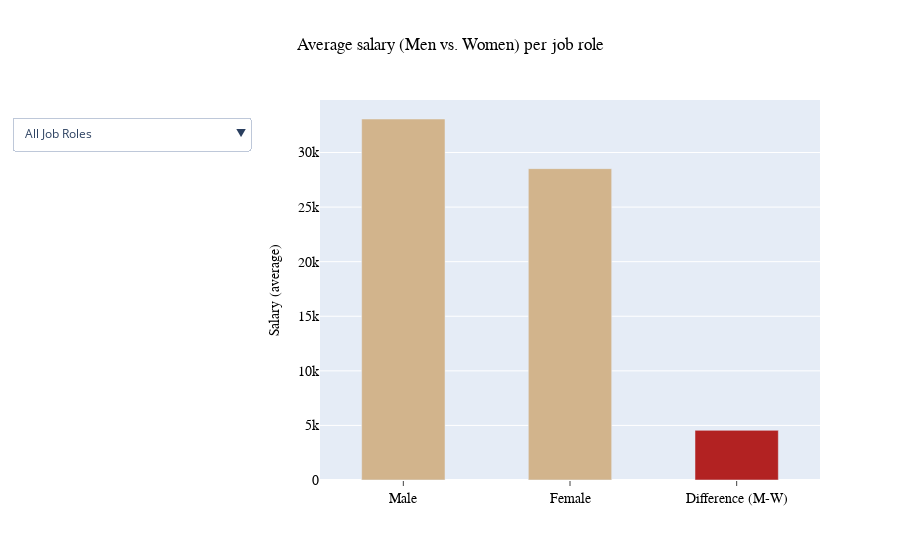

Notebook code for this chart:
### Code cell
# Create a bar plot of difference in salaries with dropdown menus over the job role

fig = go.Figure()

fig.add_trace(go.Bar(x=salary_gender.index, y=salary_gender.Average_Salary,
                    marker_color=['rgb(210,180,140)','rgb(210,180,140)','rgb(178,34,34)'], width=0.5))

fig.update_layout(title=dict(
    text='Average salary (Men vs. Women) per job role',
    x=0.5,
    font=dict(
        family='Arial',
        color='black')),
    yaxis=dict(
        title=dict(
            text='Salary (average)',
            font=dict(
                family='Arial',
                size=14,
                color='black')),
        tickfont=dict(
            family='Arial',
            color='black',
            size=14)),
    xaxis=dict(
        showticklabels=True,
        ticks='outside',
        tickfont=dict(
            family='Arial',
            color='black',
            size=14))
    )



buttons = []

# add buttons for the first series of bars (education level)

for level in salary_job.columns:
    buttons.append(dict(method='restyle',
                        label=level,
                        visible=True,
                        args=[{'y':[salary_job[level]],
                            'x':[salary_job.index],
                              'type':'bar'}, [0]]))

# Adjust dropdown placement
updatemenus = list([
    dict(buttons=buttons,
        direction = 'down',
        pad = {'r':70, 't':17},
        showactive = True,
        x = 0)])

fig.update_layout(updatemenus=updatemenus)

fig.show()

### Figure 1 — Plotly figure (JSON) as saved in the notebook; plotly's stock layout.template omitted (floating-point values rounded to 4 significant figures)
{"data": [{"marker": {"color": ["rgb(210,180,140)", "rgb(210,180,140)", "rgb(178,34,34)"]}, "type": "bar", "width": 0.5, "x": ["Male", "Female", "Difference (M-W)"], "y": [33070.0, 28520.0, 4546.0]}], "layout": {"title": {"font": {"color": "black", "family": "Arial"}, "text": "Average salary (Men vs. Women) per job role", "x": 0.5}, "updatemenus": [{"buttons": [{"args": [{"type": "bar", "x": [["Male", "Female", "Difference (M-W)"]], "y": [[33070.0, 28520.0, 4546.0]]}, [0]], "label": "All Job Roles", "method": "restyle", "visible": true}, {"args": [{"type": "bar", "x": [["Male", "Female", "Difference (M-W)"]], "y": [[25770.0, 22880.0, 2891.0]]}, [0]], "label": "Full-Stack Developer", "method": "restyle", "visible": true}, {"args": [{"type": "bar", "x": [["Male", "Female", "Difference (M-W)"]], "y": [[30490.0, 26690.0, 3807.0]]}, [0]], "label": "Back-End Developer", "method": "restyle", "visible": true}, {"args": [{"type": "bar", "x": [["Male", "Female", "Difference (M-W)"]], "y": [[44710.0, 38180.0, 6531.0]]}, [0]], "label": "Technical Team Leader", "method": "restyle", "visible": true}, {"args": [{"type": "bar", "x": [["Male", "Female", "Difference (M-W)"]], "y": [[27070.0, 26980.0, 89.66]]}, [0]], "label": "Front-End Developer", "method": "restyle", "visible": true}, {"args": [{"type": "bar", "x": [["Male", "Female", "Difference (M-W)"]], "y": [[39940.0, 34030.0, 5915.0]]}, [0]], "label": "Project Manager", "method": "restyle", "visible": true}, {"args": [{"type": "bar", "x": [["Male", "Female", "Difference (M-W)"]], "y": [[28850.0, 26830.0, 2021.0]]}, [0]], "label": "Data Scientist/Data Engineer", "method": "restyle", "visible": true}, {"args": [{"type": "bar", "x": [["Male", "Female", "Difference (M-W)"]], "y": [[41530.0, 34536, 6997.0]]}, [0]], "label": "Product Owner/Product Manager", "method": "restyle", "visible": true}, {"args": [{"type": "bar", "x": [["Male", "Female", "Difference (M-W)"]], "y": [[34940.0, 15360.0, 19580.0]]}, [0]], "label": "Mobile Apps Developer", "method": "restyle", "visible": true}, {"args": [{"type": "bar", "x": [["Male", "Female", "Difference (M-W)"]], "y": [[34480.0, 25700, 8783.0]]}, [0]], "label": "UX/UI Designer", "method": "restyle", "visible": true}, {"args": [{"type": "bar", "x": [["Male", "Female", "Difference (M-W)"]], "y": [[62780.0, 82500, -19720.0]]}, [0]], "label": "CTO", "method": "restyle", "visible": true}, {"args": [{"type": "bar", "x": [["Male", "Female", "Difference (M-W)"]], "y": [[44860.0, 24170.0, 20690.0]]}, [0]], "label": "Solutions Architect", "method": "restyle", "visible": true}, {"args": [{"type": "bar", "x": [["Male", "Female", "Difference (M-W)"]], "y": [[26180.0, 28740.0, -2556.0]]}, [0]], "label": "Business Applications (BI/CRM/ERP)", "method": "restyle", "visible": true}, {"args": [{"type": "bar", "x": [["Male", "Female", "Difference (M-W)"]], "y": [[32750.0, 26500, 6253.0]]}, [0]], "label": "DevOps Engineer", "method": "restyle", "visible": true}, {"args": [{"type": "bar", "x": [["Male", "Female", "Difference (M-W)"]], "y": [[25310.0, 28300, -2990.0]]}, [0]], "label": "Quality Assurance/Testing", "method": "restyle", "visible": true}, {"args": [{"type": "bar", "x": [["Male", "Female", "Difference (M-W)"]], "y": [[25600, 27950.0, -2355.0]]}, [0]], "label": "Maintenance & Support", "method": "restyle", "visible": true}, {"args": [{"type": "bar", "x": [["Male", "Female", "Difference (M-W)"]], "y": [[36580.0, 41390.0, -4813.0]]}, [0]], "label": "Scrum Master", "method": "restyle", "visible": true}, {"args": [{"type": "bar", "x": [["Male", "Female", "Difference (M-W)"]], "y": [[34280.0, 20000, 14280.0]]}, [0]], "label": "SysAdmin Engineer", "method": "restyle", "visible": true}, {"args": [{"type": "bar", "x": [["Male", "Female", "Difference (M-W)"]], "y": [[25630.0, 22500, 3135.0]]}, [0]], "label": "Computer & Network Security", "method": "restyle", "visible": true}], "direction": "down", "pad": {"r": 70, "t": 17}, "showactive": true, "x": 0}], "xaxis": {"showticklabels": true, "tickfont": {"color": "black", "family": "Arial", "size": 14}, "ticks": "outside"}, "yaxis": {"tickfont": {"color": "black", "family": "Arial", "size": 14}, "title": {"font": {"color": "black", "family": "Arial", "size": 14}, "text": "Salary (average)"}}}}
